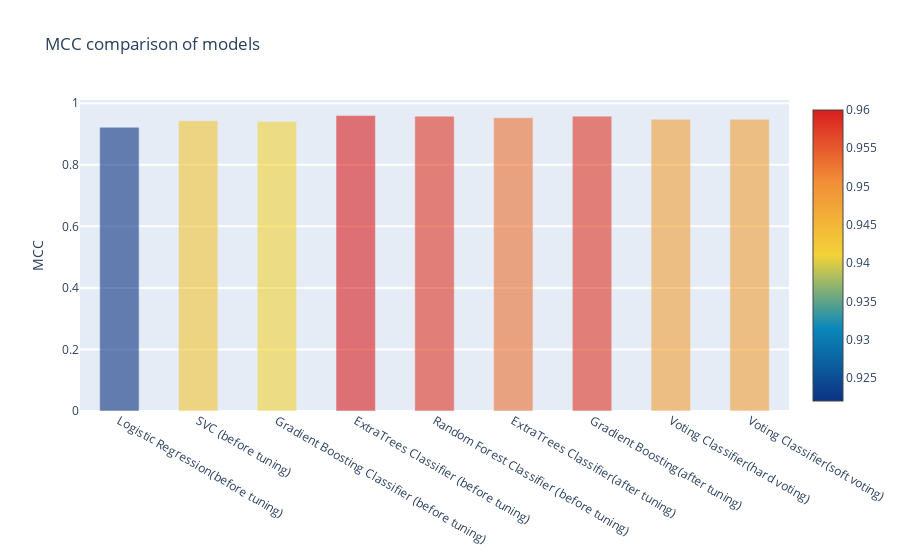

The notebook cell this image was saved under:
### Code cell
import re
import sklearn

import seaborn as sns
%matplotlib inline

import plotly.offline as py
py.init_notebook_mode(connected=True)
import plotly.graph_objs as go
import plotly.tools as tls


y = performance_comp['MCC'].values
x = MODEL
data = [go.Bar(
            x= x,
             y= y,
            width = 0.5,
            marker=dict(
               color =  performance_comp['MCC'].values,
            colorscale='Portland',
            showscale=True,
            reversescale = False
            ),
            opacity=0.6
        )]

layout= go.Layout(
    autosize= True,
    title= 'MCC comparison of models',
    hovermode= 'closest',

    yaxis=dict(
        title= 'MCC',
        ticklen= 5,
        gridwidth= 2
    ),
    showlegend= False
)
fig = go.Figure(data=data, layout=layout)
py.iplot(fig, filename='bar-direct-labels')

### Figure 1 — Plotly figure (JSON) as saved in the notebook; plotly's stock layout.template omitted (floating-point values rounded to 4 significant figures)
{"data": [{"marker": {"color": [0.922, 0.943, 0.941, 0.96, 0.958, 0.953, 0.958, 0.948, 0.948], "colorscale": [[0, "rgb(12,51,131)"], [0.25, "rgb(10,136,186)"], [0.5, "rgb(242,211,56)"], [0.75, "rgb(242,143,56)"], [1, "rgb(217,30,30)"]], "reversescale": false, "showscale": true}, "opacity": 0.6, "type": "bar", "width": 0.5, "x": ["Logistic Regression(before tuning)", "SVC (before tuning)", "Gradient Boosting Classifier (before tuning)", "ExtraTrees Classifier (before tuning)", "Random Forest Classifier (before tuning)", "ExtraTrees Classifier(after tuning)", "Gradient Boosting(after tuning)", "Voting Classifier(hard voting)", "Voting Classifier(soft voting)"], "y": [0.922, 0.943, 0.941, 0.96, 0.958, 0.953, 0.958, 0.948, 0.948]}], "layout": {"autosize": true, "hovermode": "closest", "showlegend": false, "title": {"text": "MCC comparison of models"}, "yaxis": {"gridwidth": 2, "ticklen": 5, "title": {"text": "MCC"}}}}
